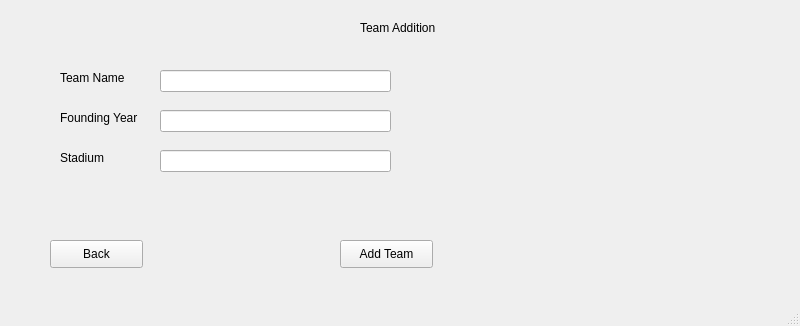
<?xml version="1.0" encoding="UTF-8"?>
<ui version="4.0">
 <class>MainWindow</class>
 <widget class="QMainWindow" name="MainWindow">
  <property name="geometry">
   <rect>
    <x>0</x>
    <y>0</y>
    <width>800</width>
    <height>326</height>
   </rect>
  </property>
  <property name="windowTitle">
   <string>MainWindow</string>
  </property>
  <widget class="QWidget" name="centralwidget">
   <widget class="QLabel" name="label">
    <property name="geometry">
     <rect>
      <x>360</x>
      <y>20</y>
      <width>91</width>
      <height>16</height>
     </rect>
    </property>
    <property name="text">
     <string>Team Addition</string>
    </property>
   </widget>
   <widget class="QLabel" name="label_2">
    <property name="geometry">
     <rect>
      <x>60</x>
      <y>70</y>
      <width>81</width>
      <height>16</height>
     </rect>
    </property>
    <property name="text">
     <string>Team Name</string>
    </property>
   </widget>
   <widget class="QLabel" name="label_3">
    <property name="geometry">
     <rect>
      <x>60</x>
      <y>110</y>
      <width>91</width>
      <height>16</height>
     </rect>
    </property>
    <property name="text">
     <string>Founding Year</string>
    </property>
   </widget>
   <widget class="QLabel" name="label_5">
    <property name="geometry">
     <rect>
      <x>60</x>
      <y>150</y>
      <width>55</width>
      <height>16</height>
     </rect>
    </property>
    <property name="text">
     <string>Stadium</string>
    </property>
   </widget>
   <widget class="QLineEdit" name="lineEdit">
    <property name="geometry">
     <rect>
      <x>160</x>
      <y>70</y>
      <width>231</width>
      <height>22</height>
     </rect>
    </property>
   </widget>
   <widget class="QLineEdit" name="lineEdit_2">
    <property name="geometry">
     <rect>
      <x>160</x>
      <y>110</y>
      <width>231</width>
      <height>22</height>
     </rect>
    </property>
   </widget>
   <widget class="QLineEdit" name="lineEdit_4">
    <property name="geometry">
     <rect>
      <x>160</x>
      <y>150</y>
      <width>231</width>
      <height>22</height>
     </rect>
    </property>
   </widget>
   <widget class="QPushButton" name="pushButton">
    <property name="geometry">
     <rect>
      <x>340</x>
      <y>240</y>
      <width>93</width>
      <height>28</height>
     </rect>
    </property>
    <property name="text">
     <string>Add Team</string>
    </property>
   </widget>
   <widget class="QPushButton" name="pushButton_2">
    <property name="geometry">
     <rect>
      <x>50</x>
      <y>240</y>
      <width>93</width>
      <height>28</height>
     </rect>
    </property>
    <property name="text">
     <string>Back</string>
    </property>
   </widget>
  </widget>
  <widget class="QMenuBar" name="menubar">
   <property name="geometry">
    <rect>
     <x>0</x>
     <y>0</y>
     <width>800</width>
     <height>26</height>
    </rect>
   </property>
  </widget>
  <widget class="QStatusBar" name="statusbar"/>
 </widget>
 <resources/>
 <connections/>
</ui>
